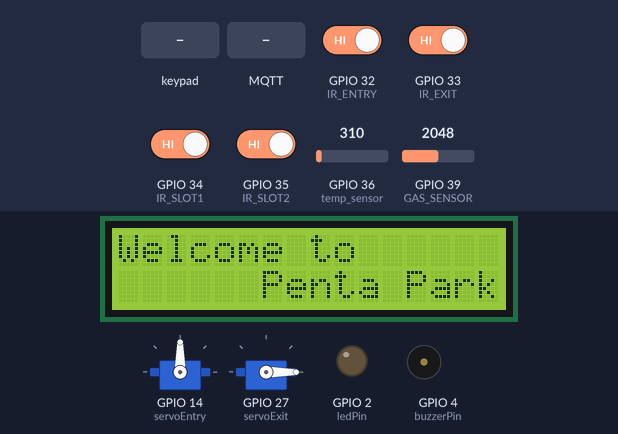
Simulated run of this sketch. Board: ESP32. Shown: 16×2 character LCD, 2 × servo, output pins drawn as LEDs (lit = HIGH), buzzer (waves = sounding, pin HIGH). Inputs (shaded band) come from the test bench; at power-on: GPIO 32 (IR_ENTRY), GPIO 33 (IR_EXIT), GPIO 34 (IR_SLOT1), GPIO 35 (IR_SLOT2) HIGH, GPIO 36 (temp_sensor) = 310, GPIO 39 (GAS_SENSOR) = 2048. WiFi joins after 1.5 s; servers stay silent unless stated; uploads are accepted with an empty reply; no MQTT or app messages arrive unless stated; what the sketch prints to the serial monitor is not drawn.

Above: at 7.7 s.
7.8 s: key '*' pressed
At 10.7 s:
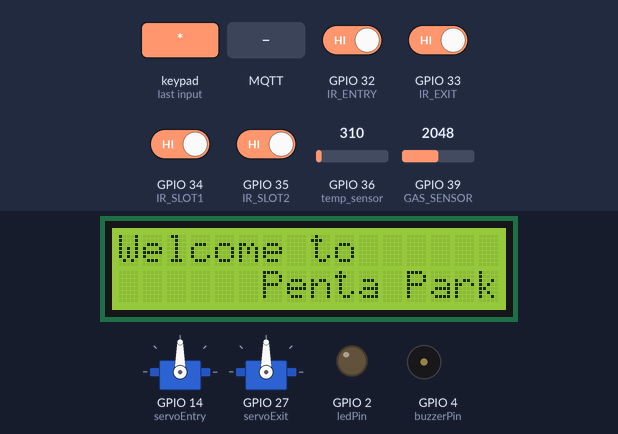
11.8 s: keypad keys 1 2 1 3 2 5 2 6 # pressed 0.4 s apart
At 18.3 s:
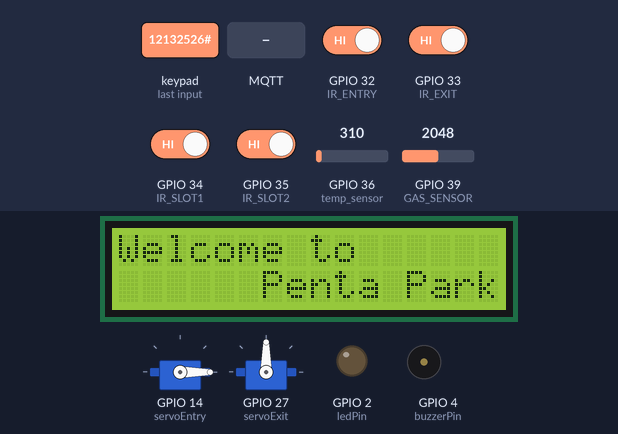
19.0 s: MQTT message "POST" arrives on the third subscribed topic
At 19.4 s:
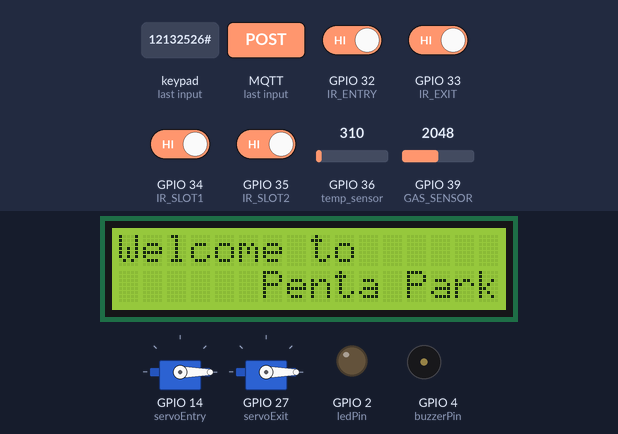
23.4 s: key '#' pressed
At 27.1 s:
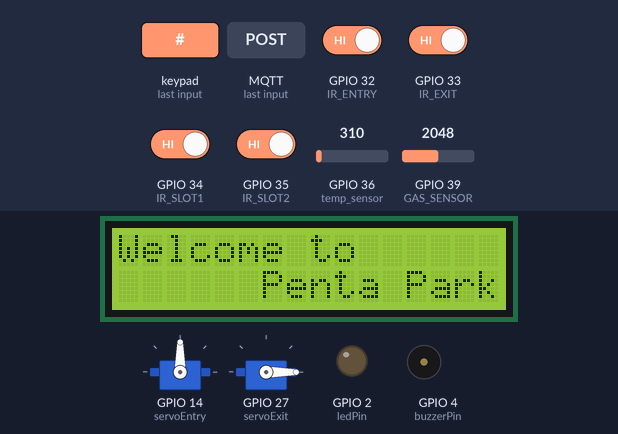
Timing chart, 0 to 28.6 s (numbered marks = the images above; inputs shaded):
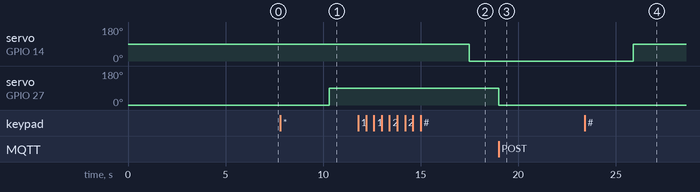

Measured:
- after the input at 7.8 s, servo on GPIO 27 (servoExit): 0° → 90° after 2.5 s
- after the input at 11.8 s, servo on GPIO 14 (servoEntry): 90° → 0° after 5.7 s
- after the input at 19.0 s, servo on GPIO 27 (servoExit): 90° → 0° at once
- after the input at 23.4 s, servo on GPIO 14 (servoEntry): 0° → 90° after 2.5 s

The sketch:

EspCode.ino
```cpp
#include <WiFi.h>
#include <WiFiClientSecure.h>
#include <HTTPClient.h>
#include <ArduinoJson.h>
#include <DHT.h>
#include <Wire.h>
#include <Keypad.h>
#include <LiquidCrystal_I2C.h>
#include <ESP32Servo.h>
#include <PubSubClient.h>

// ---------- Pins ----------
#define IR_ENTRY   32
#define IR_EXIT    33
#define IR_SLOT1   34     // input-only pin (OK)
#define IR_SLOT2   35      // input-only pin (OK)
#define GAS_SENSOR 39      // input-only pin (ADC1_CH0)
#define temp_sensor 36
#define ledPin  2
#define buzzerPin  4


float R0 = 0.0;
// R_load is the load resistor on the MQ-2 module. It's usually 10kΩ.
const float R_load = 10.0; // In kΩ


bool entryDoorOpen = false;
bool exitDoorOpen = false;
bool ledOn = false;
bool buzzerOn = false;


// ---------- Peripherals ----------
LiquidCrystal_I2C lcd(0x27, 16, 2);  // change to 0x3F if your LCD uses that addr
Servo servoEntry, servoExit;

// ---------- WiFi ----------
const char* ssid       = "WE7C40D4";
const char* password   = "kb214227";

// ---------- MQTT (HiveMQ Cloud) ----------
const char* mqtt_server = "7d838d4406204b7798758a6bc4117f48.s1.eu.hivemq.cloud";
const uint16_t mqtt_port = 8883;      // TLS port
const char* mqtt_user   = "Ahmed"; // <-- REQUIRED
const char* mqtt_pass   = "Am1992005"; // <-- REQUIRED

WiFiClientSecure tlsClient;
PubSubClient client(tlsClient);


const char* supabase_url_base = "https://niajwjjmknwlbeybndbq.supabase.co"; // project ref domain
const char* supabase_anon_key =
  "eyJhbGciOiJIUzI1NiIsInR5cCI6IkpXVCJ9.eyJpc3MiOiJzdXBhYmFzZSIsInJlZiI6Im5pYWp3ampta253bGJleWJuZGJxIiwicm9sZSI6ImFub24iLCJpYXQiOjE3NTQ2NTg4NjUsImV4cCI6MjA3MDIzNDg2NX0.t9S41O5wqv4Y6_L9YIPus3Rr1LW2HOQR5f2KrRH27U8";

int last_entry_state = -1;
int last_exit_state  = -1;
int last_slot1       = -1;
int last_slot2       = -1;
float last_gas       = NAN;
int last_temp      = NAN;
float last_hum       = NAN;
bool alert_heat=true;
bool alert_gas=true;
unsigned long entPressTime=0;
unsigned long exPressTime=0;
unsigned long sensor_read_timer = 0;


const byte ROWS = 4;
const byte COLS = 4;
char keys[ROWS][COLS] = {
  {'1','2','3','A'},
  {'4','5','6','B'},
  {'7','8','9','C'},
  {'*','0','#','D'}
};
byte rowPins[ROWS] = {19, 18, 5, 23};
byte colPins[COLS] = {12, 13, 25, 26};
Keypad keypad = Keypad(makeKeymap(keys), rowPins, colPins, ROWS, COLS);


void setup_wifi() {
  Serial.println("Connecting to WiFi...");
  WiFi.mode(WIFI_STA);
  WiFi.begin(ssid, password);
  while (WiFi.status() != WL_CONNECTED) {
    delay(500);
    Serial.print('.');
  }
  Serial.print("\nWiFi connected. IP: ");
  Serial.println(WiFi.localIP());
}
float calibrateSensor() {
  const int calibration_samples = 50; // Use a large number of samples for a stable R0
  float sum_Rs = 0.0;
  for (int i = 0; i < calibration_samples; i++) {
    int rawADC = analogRead(GAS_SENSOR);
    float V_out = (float)rawADC / 4095.0 * 3.3;
    float Rs = ((3.3 * R_load) / V_out) - R_load;
    sum_Rs += Rs;

     delay(100); // Wait between samples
  }
  // R0 is the average Rs in clean air.
  float R0_avg = sum_Rs / (float)calibration_samples;

  // The datasheet for the MQ-2 shows that in clean air, the Rs/R0 ratio is around 9.8.
  // We can use this to get a more accurate R0 value.
  // R0 = Rs_in_clean_air / 9.8
  // This gives us a calibrated R0 based on a known reference point.
  return R0_avg / 9.8;
}
float readVoltage() {
  const int samples = 30; // Increased number of samples for better stability
  long sum = 0;
  for (int i = 0; i < samples; i++) {
    sum += analogRead(temp_sensor);
    delay(2); // Reduced delay to speed up the loop
  }
  float raw = sum / (float)samples;
  // Convert the 0-4095 raw reading to voltage (3.3V reference)
  float voltage = raw * (3.3 / 4095.0);
  return voltage;
}
void setup() {
  Serial.begin(115200);

  // I/O
  pinMode(IR_ENTRY, INPUT);
  pinMode(IR_EXIT,  INPUT);
  pinMode(IR_SLOT1, INPUT);
  pinMode(IR_SLOT2, INPUT);
  pinMode(GAS_SENSOR, INPUT);
  pinMode(temp_sensor, INPUT);
  pinMode(ledPin,OUTPUT);
  pinMode(buzzerPin,OUTPUT);


  // LCD
  lcd.init();
  lcd.backlight();
  lcd.setCursor(0, 0); lcd.print("Welcome to");
  lcd.setCursor(6, 1); lcd.print("Penta Park");


  // Servos
  servoEntry.attach(14);
  servoExit.attach(27);
  servoEntry.write(90);
  servoExit.write(0);
  R0 = calibrateSensor();

  // WiFi
  setup_wifi();

  // MQTT (TLS)
  tlsClient.setInsecure();      // quick start; use certificate for production
  client.setServer(mqtt_server, mqtt_port);
  client.setCallback(callback);
}
// ---------- Supabase helper ----------
bool sendToSupabase(const char* tableName, const String& jsonPayload,
                    const char* method, const char* filter = "") {
  if (WiFi.status() != WL_CONNECTED) {
    Serial.println("WiFi not connected. Cannot send to Supabase.");
    return false;
  }

  String url = String(supabase_url_base) + "/rest/v1/" + tableName;
  if (filter && strlen(filter) > 0) url += "?" + String(filter);

  WiFiClientSecure https;
  https.setInsecure(); // for quick start; replace with root CA for production

  HTTPClient http;
  if (!http.begin(https, url)) {
    Serial.println("HTTP begin() failed");
    return false;
  }

  http.addHeader("Content-Type", "application/json");
  http.addHeader("apikey", supabase_anon_key);
  http.addHeader("Authorization", String("Bearer ") + supabase_anon_key);
  http.addHeader("Prefer", "return=minimal"); // reduce response size

  int code = -1;
  if (strcmp(method, "POST") == 0)       code = http.POST(jsonPayload);
  else if (strcmp(method, "PATCH") == 0) code = http.PATCH(jsonPayload);
  else                                   Serial.println("Unsupported HTTP method");

  if (code > 0) {
    Serial.printf("Supabase %s %s → HTTP %d\n", method, tableName, code);
  } else {
    Serial.printf("Supabase %s %s failed → %d (%s)\n",
                  method, tableName, code, http.errorToString(code).c_str());
  }
  http.end();
  return code >= 200 && code < 300;
}

void callback(char* topic, byte* payload, unsigned int length) {
  payload[length] = '\0';
  String message = String((char*)payload);

  Serial.print("📩 Topic: ");
  Serial.print(topic);
  Serial.print(" | Message: ");
  Serial.println(message);

  // -------- Entry Door --------
  if (String(topic) == "home/entrydoor") {
    if (message == "open") {
      servoEntry.write(0);
      entryDoorOpen = true;
    } else {
      servoEntry.write(90);
      entryDoorOpen = false;
    }
  }

  // -------- Exit Door --------
  else if (String(topic) == "home/exitdoor") {
    if (message == "open") {
      servoExit.write(90);    // افتح الباب
      exitDoorOpen = true;
    } else {
      servoExit.write(0);     // اقفل الباب
      exitDoorOpen = false;
    }
  }

  // -------- LED --------
  else if (String(topic) == "home/led") {
    ledOn = (message == "on");
    digitalWrite(ledPin, ledOn ? HIGH : LOW);
  }

  // -------- Buzzer --------
  else if (String(topic) == "home/buzzer") {
    buzzerOn = (message == "on");
    digitalWrite(buzzerPin, buzzerOn ? HIGH : LOW);
  }
}

void reconnect() {
  Serial.print("MQTT connecting...");
  String clientId = "ESP32ClientGarage-" + String((uint32_t)ESP.getEfuseMac(), HEX);
  if (client.connect(clientId.c_str(), mqtt_user, mqtt_pass)) {
    Serial.println("connected");
    client.subscribe("garage/control");
    client.subscribe("home/entrydoor");
    client.subscribe("home/exitdoor");
    client.subscribe("home/led");
    client.subscribe("home/buzzer");
  } else {
    Serial.printf("failed, rc=%d. retry in 5s\n", client.state());
    delay(5000);
  }
}

// ---------- Loop ----------
void loop() {
 if (!client.connected()) reconnect();
 client.loop();

  // Check for a key press
  char key = keypad.getKey();
  if (key == '#') {
    if (entPressTime == 0) {
      entPressTime = millis();
      Serial.println("Key # was pressed.");
      Serial.println(key);
    }
  }

  if (key == '*') {
    if (exPressTime == 0) {
      exPressTime = millis();
      Serial.println("Key * was pressed.");
    }
  }
  // Non-blocking sensor reading and data sending
  if (millis() - sensor_read_timer > 1500) { // Replaced delay(1500)
    sensor_read_timer = millis();

    // Read all sensors at the beginning of the timed interval
    int entry = digitalRead(IR_ENTRY);
    int exit_ = digitalRead(IR_EXIT);
    int slot1 = digitalRead(IR_SLOT1);
    int slot2 = digitalRead(IR_SLOT2);
    int gas_raw_value = analogRead(GAS_SENSOR);

    // Temp sensor calculation
    float v = readVoltage();
    int temp = v * 100.0;

    // GAS sensor calculation
    float V_out = (float)gas_raw_value / 4095.0 * 3.3;
    float Rs = ((3.3 * R_load) / V_out) - R_load;
    float ratio = Rs / R0;
    const float clean_air_ratio = 9.8;
    const float danger_air_ratio = 5.0;

    float cleanliness_percent = map(ratio * 100, danger_air_ratio * 100, clean_air_ratio * 100, 0, 100);
    if (cleanliness_percent > 100) {
      cleanliness_percent = 100;
    } else if (cleanliness_percent < 0) {
      cleanliness_percent = 0;
    }

    // Check for alerts and send to Supabase
    if ((temp > 40) && alert_heat) {
      alert_heat = false;
      DynamicJsonDocument doc(256);
      doc["alert_type"] = "over heat";
      String payload; serializeJson(doc, payload);
      sendToSupabase("alerts", payload, "POST");
    } else if (temp < 40) {
      alert_heat = true;
    }

    if (cleanliness_percent <= 50 && alert_gas) {
      alert_gas = false;
      DynamicJsonDocument doc(256);
      doc["alert_type"] = "gas leakage";
      String payload; serializeJson(doc, payload);
      sendToSupabase("alerts", payload, "POST");
    } else if (cleanliness_percent > 50) {
      alert_gas = true;
    }

    // Door and slot changes → POST
    if (entry != last_entry_state || exit_ != last_exit_state || last_slot1 != slot1 || last_slot2 != slot2) {
      last_entry_state = entry;
      last_exit_state = exit_;
      last_slot1 = slot1;
      last_slot2 = slot2;

      DynamicJsonDocument doc(256);
      doc["entry_status"] = entry ? "No Detection" : "Car Detected";
      doc["exit_status"] = exit_ ? "No Detection" : "Car Detected";
      doc["slot1"] = slot1 ? "Empty" : "Taken";
      doc["slot2"] = slot2 ? "Empty" : "Taken";
      String payload; serializeJson(doc, payload);
      sendToSupabase("doors_readings", payload, "POST");
    }

    // DHT valid & changed → POST
    if (temp != last_temp) {
      last_temp = temp;
      DynamicJsonDocument doc(256);
      doc["temperature"] = temp;
      String payload; serializeJson(doc, payload);
      sendToSupabase("heat_sensor", payload, "POST");
    }

    // GAS changed → POST
    if (cleanliness_percent != last_gas) {
      last_gas = cleanliness_percent;
      DynamicJsonDocument doc(256);
      doc["sensor_reading"] = cleanliness_percent;
      String payload; serializeJson(doc, payload);
      sendToSupabase("gas_sensor", payload, "POST");
    }
  }

  // Check if '#' key has been held for 2.5 seconds
  if (entPressTime > 0 && (millis() - entPressTime) >= 2500) {
    Serial.println("Key held: #");
    if (!entryDoorOpen) {
      servoEntry.write(0);
      client.publish("home/entrydoor", "open");
      entryDoorOpen = true;
      Serial.println("Entry door opened.");
    } else {
       servoEntry.write(90);
       client.publish("home/entrydoor", "close");
      entryDoorOpen = false;
      Serial.println("Entry door closed.");
    }
    entPressTime = 0;
  }

  // Check if '*' key has been held for 2.5 seconds
  if (exPressTime > 0 && (millis() - exPressTime) >= 2500) {
    Serial.println("Key held: *");
    if (!exitDoorOpen) {
       servoExit.write(90);
       client.publish("home/exitdoor", "open");
      exitDoorOpen = true;
      Serial.println("Exit door opened.");
    } else {
       servoExit.write(0);
       client.publish("home/exitdoor", "close");
      exitDoorOpen = false;
      Serial.println("Exit door closed.");
    }
    exPressTime=0;
}
}
```
